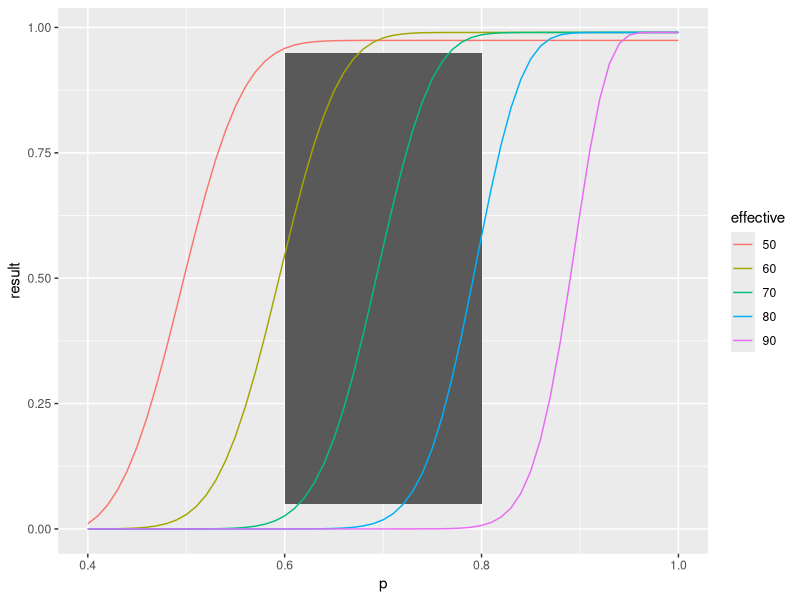
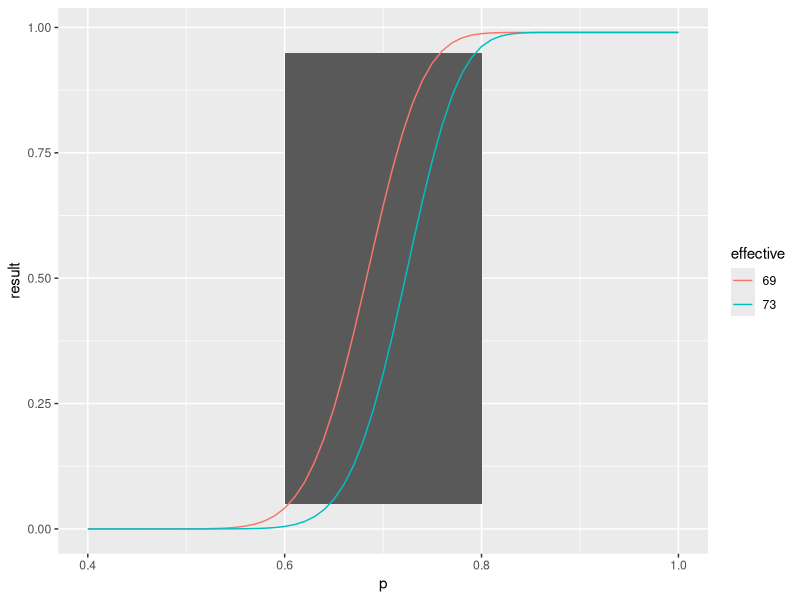

The R source for these figures, in order:
## ---- chunk 1
knitr::opts_chunk$set(echo = TRUE)
library(ggplot2)
# For this assignment I consult with Hao Shen.
# I made the explain and parts of looping by myself. However,I got lost and trouble when I try to figure out the logic of looping. I learned the logic from my classmates.

## ---- chunk 2
n = 100
m = c(50, 60, 70, 80, 90)
p = seq(0.4, 1, 0.01)

for (i in m) {
  if (i == m[1]) {
    Total = data.frame(p, effective=as.character(i),result=cumsum(dbinom(i,n,p)))
  }
  else {
     Total = rbind( Total, data.frame(p, effective=as.character(i), result=cumsum(dbinom(i,n,p))))
  }
}


ggplot()+
  geom_rect(aes(xmin = 0.6, xmax = 0.8, ymin = 0.05, ymax = 0.95))+
  geom_line(aes(p, result, color = effective), Total)



## ---- chunk 3
n = 100
m = c(69,73)
p = seq(0.4, 1, 0.01)
for (i in m) {
  if (i == m[1]) {
    Total = data.frame(p, effective=as.character(i),result=cumsum(dbinom(i,n,p)))
  }
  else {
     Total = rbind( Total, data.frame(p, effective=as.character(i), result=cumsum(dbinom(i,n,p))))
  }
  
}
ggplot()+
  geom_rect(aes(xmin = 0.6, xmax = 0.8, ymin = 0.05, ymax = 0.95))+
  geom_line(aes(p, result, color = effective),  Total)
  
